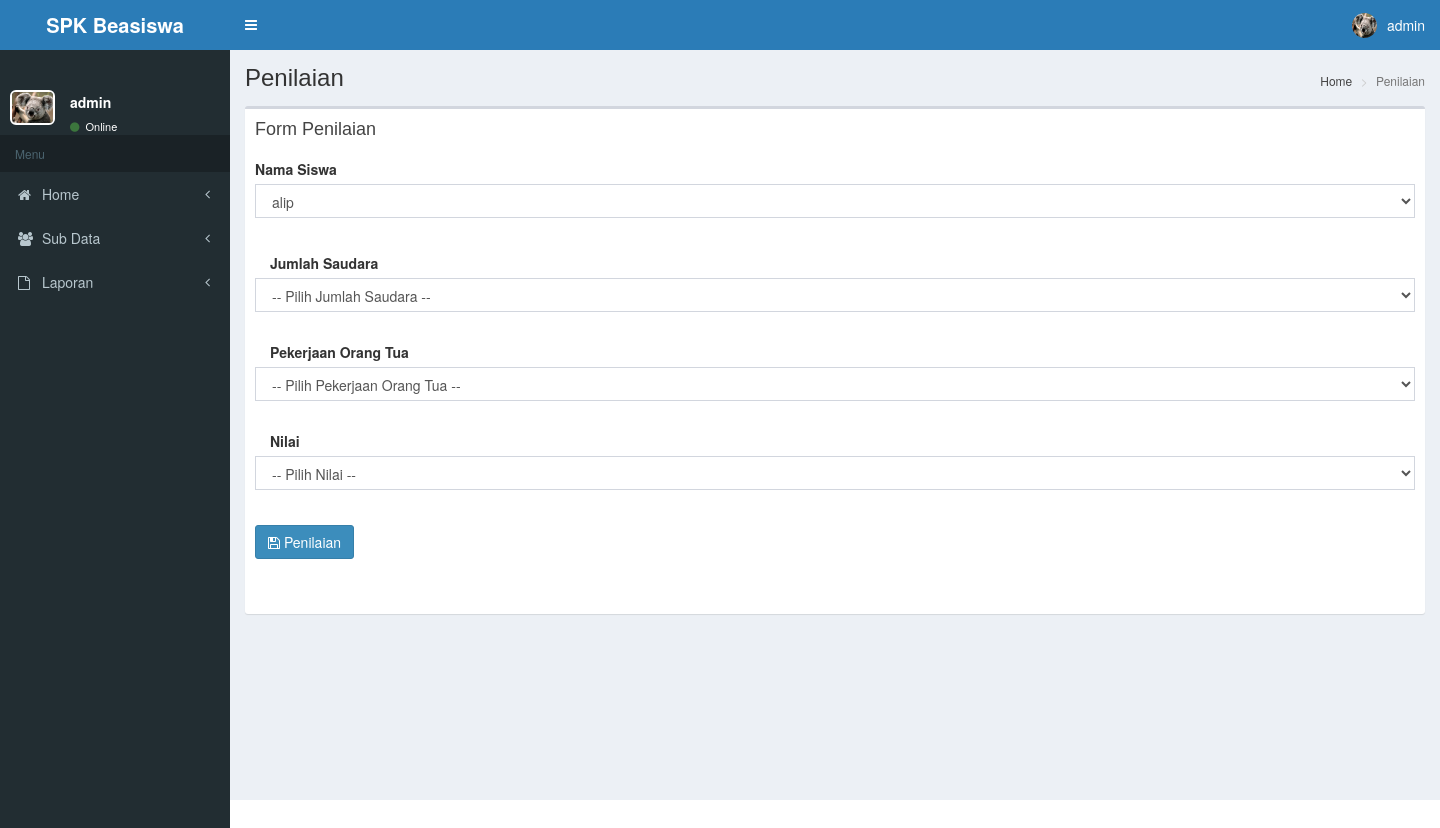
Page /admin/admin.php?p=penilaian (signed in) on the earlier database version.
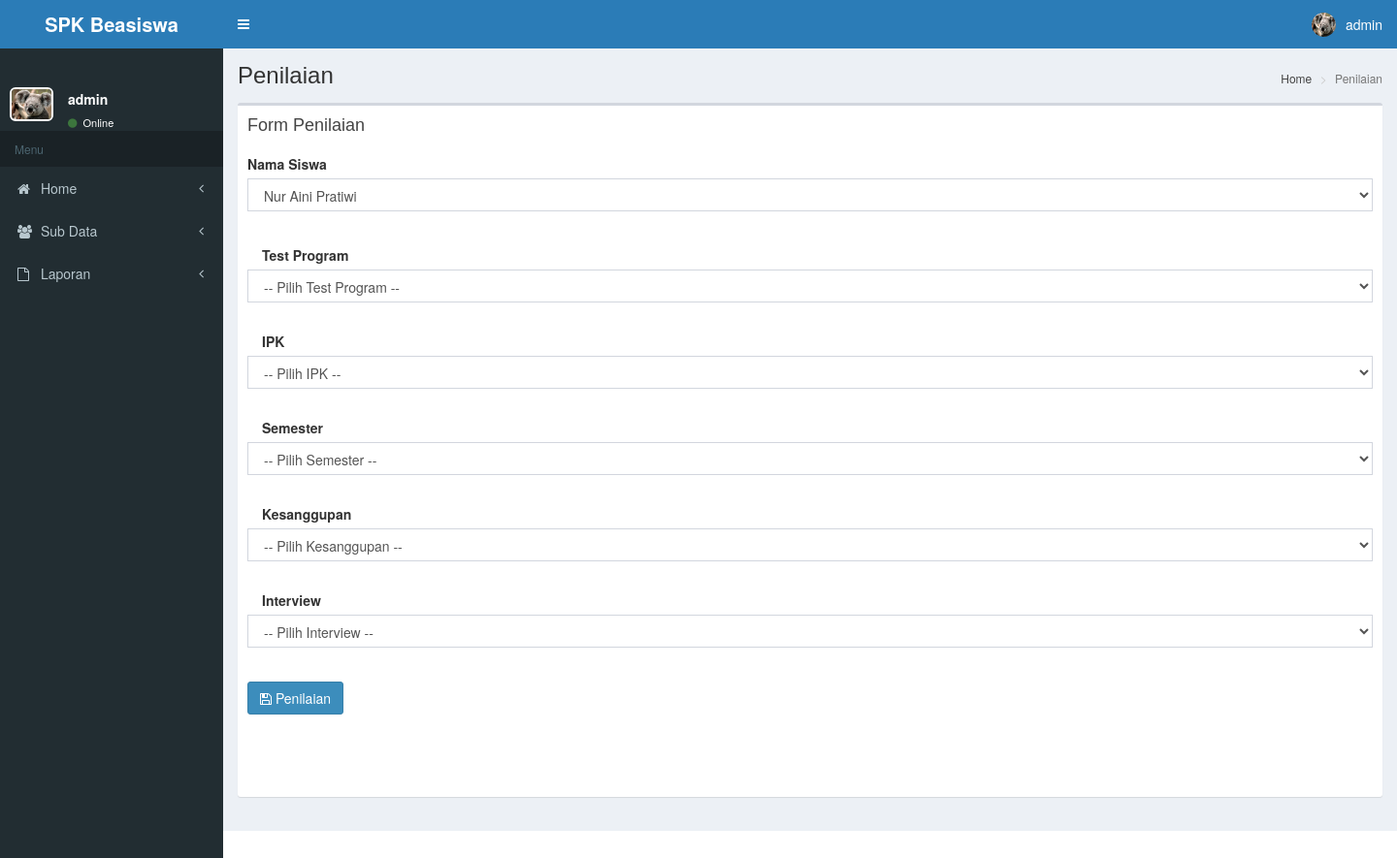
Same page on the later database version.
### tables this page shows
CREATE TABLE `kriteria` (
  `id_kriteria` varchar(30) NOT NULL,
  `nama_kriteria` varchar(50) NOT NULL
);

### admin/pages/penilaian.php (the view, shortened to what this page needs)
<div class="content-wrapper">
        <section class="content-header">
          <h1>
          Penilaian
          </h1>
          <ol class="breadcrumb">
            <li><a href="home.php"> Home</a></li>
            <li class="active">Penilaian </li>
          </ol>
        </section>
        <section class="content">
          <div class="row">
            <div class="col-xs-12">
              <div class="box">
                <div class="box-header">
                  <h3 class="box-title">Form Penilaian </h3>
                </div>
                <div class="box-body">
                 <?php
                            include "../koneksi/koneksi.php";
                            ?>
              <div class="col-lg-12">
                     <form id="contactForm" action="" method="post" enctype="multipart/form-data">
                     <div class="row">
                            <div class="row">
                                <div class="form-group">
                                    <div class="col-lg-12 ">
                                        <label>Nama Siswa</label>
                                         <select name="siswa" id="" class="form-control">
                                         <?php
                                        $ambildata=mysqli_query($conn,"SELECT * FROM alternatif");
                                        while($fetcharray=mysqli_fetch_array($ambildata)){
                                            $namabarang=$fetcharray['nama'];
                                            $idbarang=$fetcharray['id_alternatif'];
                                        ?>
                                        <option value="<?= $idbarang; ?>"><?= $namabarang; ?></option>
                                        <?php
                                        }
                                        ?>
                                         </select>
                                    </div>
                                </div>
                            </div>
                            <br>
                    <?php
                            $query="SELECT * FROM kriteria";
                            $execute=$conn->query($query);
                            if ($execute->num_rows > 0){
                                while($data=$execute->fetch_array(MYSQLI_ASSOC)){
                                    echo "<div class=\"modal-body\">";
                                    echo "<label for=\"nilai\">$data[nama_kriteria]</label>";
                                    echo "<div class=\"row\">";
                                    echo "<div class=\"form-group\">";
                                    echo "<div class=\"fcol-lg-12\">";
                                    echo "<select class=\"form-control form-select\" required name=\"nilai[]\" id=\"nilai\">";
                                    echo "<option disabled selected>-- Pilih $data[nama_kriteria] --</option>";
                                    echo "</select>";
                                    echo "</div></div>";
                                }
                            }
                            ?>
                            <br>
                           <div class="row">
                                <div class="col-md-12">
                                    <button type="submit" name="simpan" class="btn btn-primary"><i class="fa fa-save"></i>  Penilaian</button>
                                </div>
                            </div>
                        </form>
                  </div>
                </div>
              </div>
            </div>
          </div>
     </section>
   </div>

Differences in the rows shown:
changed kriteria: nama_kriteria "Jumlah Saudara" → "Test Program"; value "-- Pilih Jumlah Saudara --" → "-- Pilih Test Program --"
changed kriteria: nama_kriteria "Pekerjaan Orang Tua" → "IPK"; value "-- Pilih Pekerjaan Orang Tua --" → "-- Pilih IPK --"
changed kriteria: nama_kriteria "Nilai" → "Semester"; value "-- Pilih Nilai --" → "-- Pilih Semester --"
added kriteria: nama_kriteria "Kesanggupan"
added kriteria: nama_kriteria "Interview"
Other differences:
form field siswa: "alip" → "Nur Aini Pratiwi"
